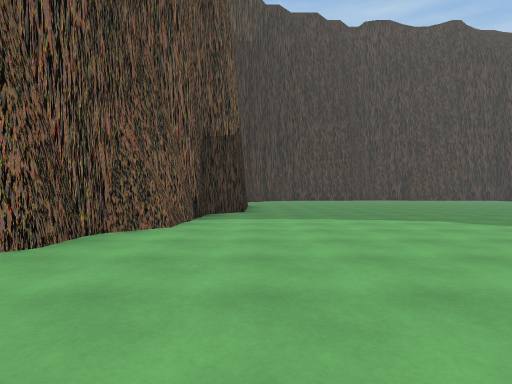
view 1 (above)

23 first-person views from a walk through a 3-D level made in the Unity game engine. The camera is 1.2 m above the floor, looks level and sees 80° across. The floor is counted in squares, 2 m on a side. Each view is taken from the middle of a square. On the plan, view 1 faces up. The plan holds only what a view shows up to about 9 squares ahead; the rest is blank. The place goes on beyond the plan. The player character is not drawn. Some surface patterns are stand-ins.

view 2
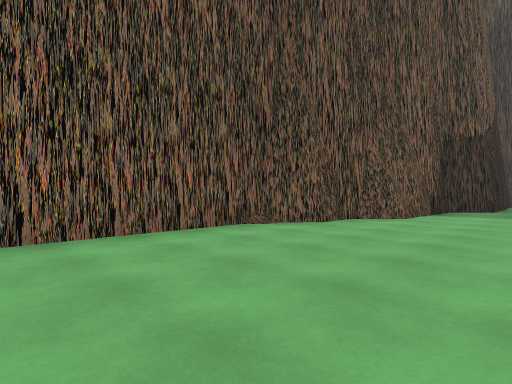

view 3
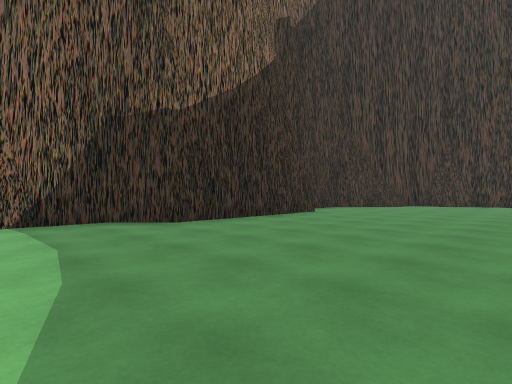

view 4
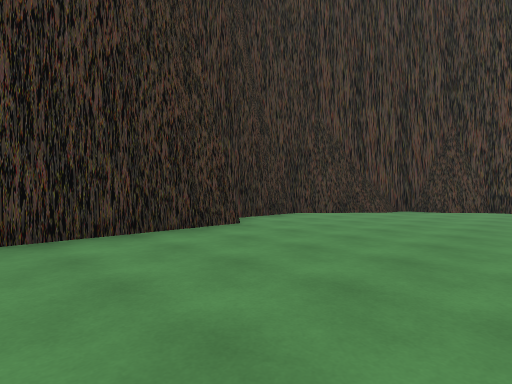

view 5
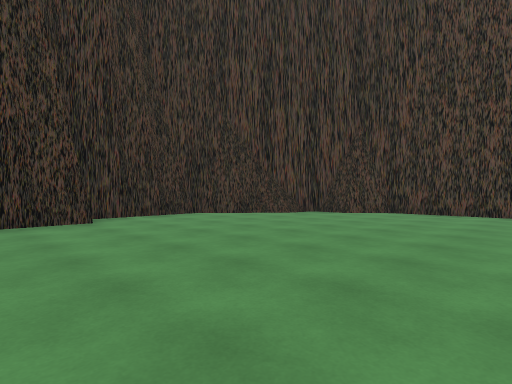

view 6
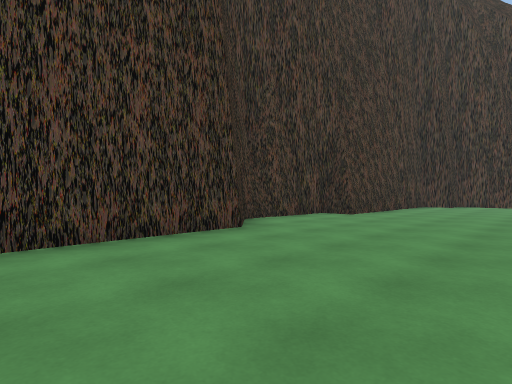

view 7
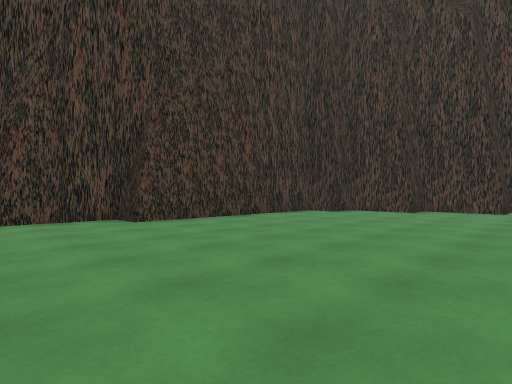

view 8
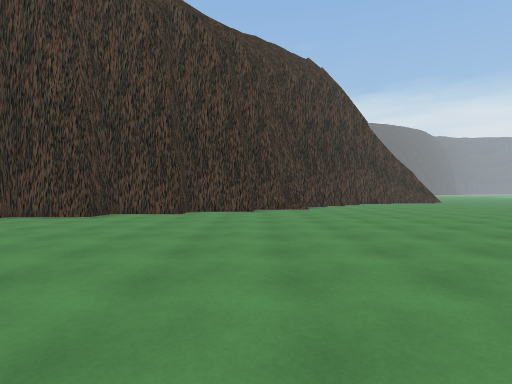

view 9
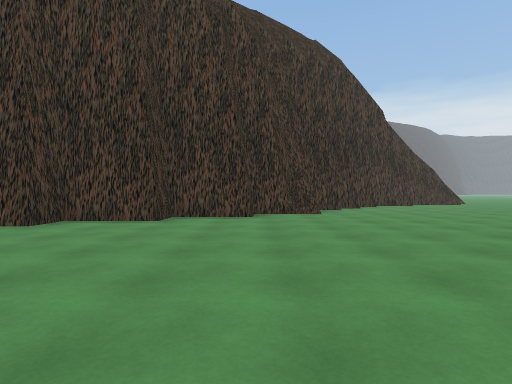

view 10
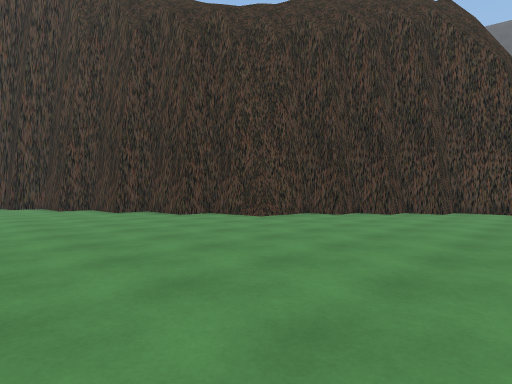

view 11
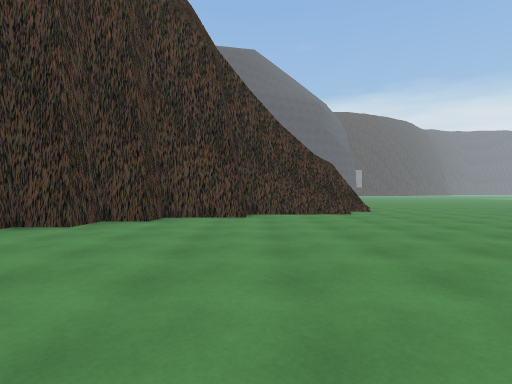

view 12
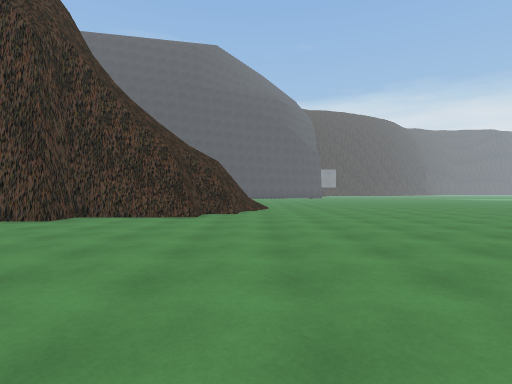

view 13
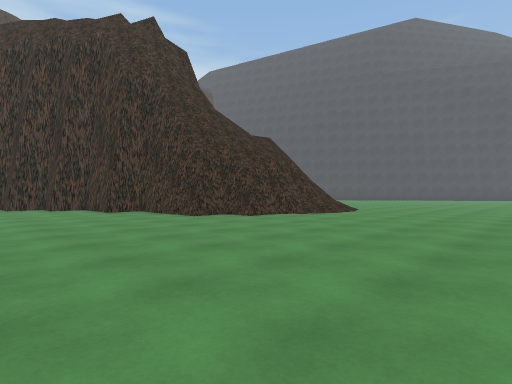

view 14
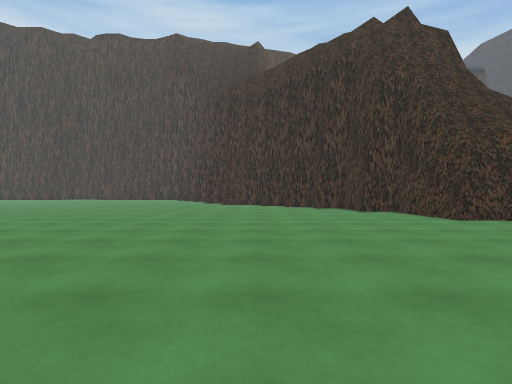

view 15
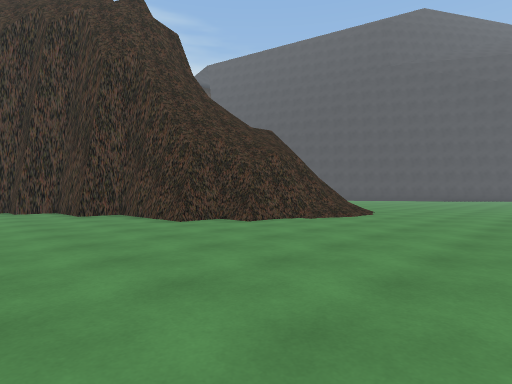

view 16
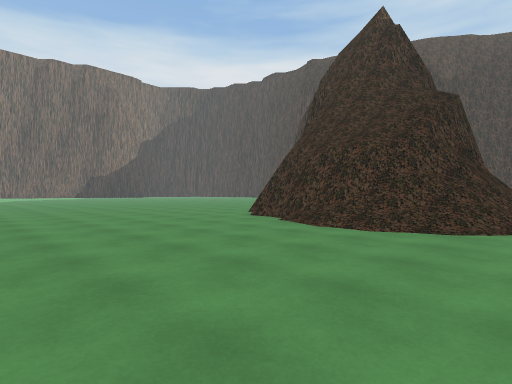

view 17
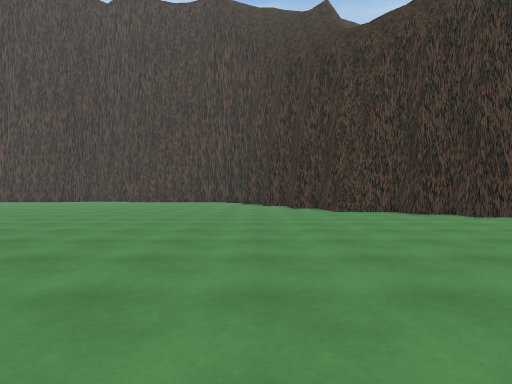

view 18
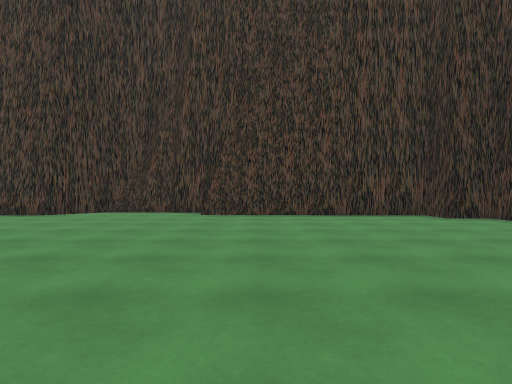

view 19
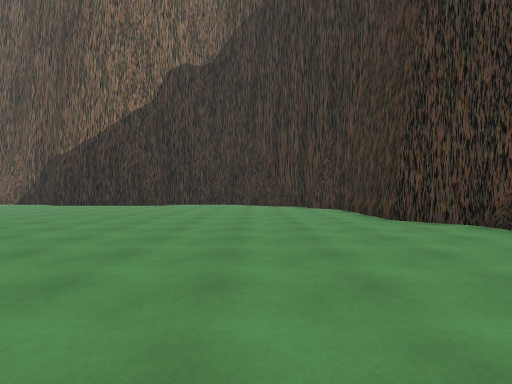

view 20
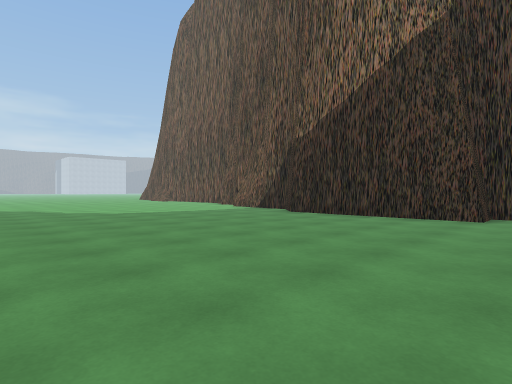

view 21
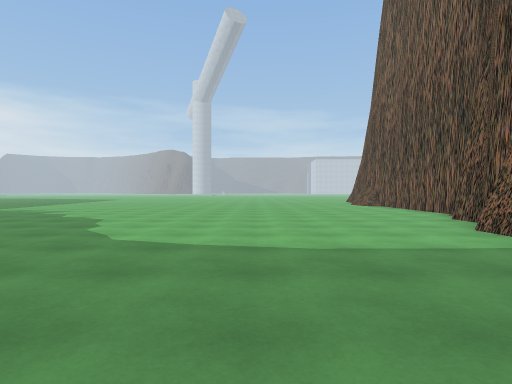

view 22
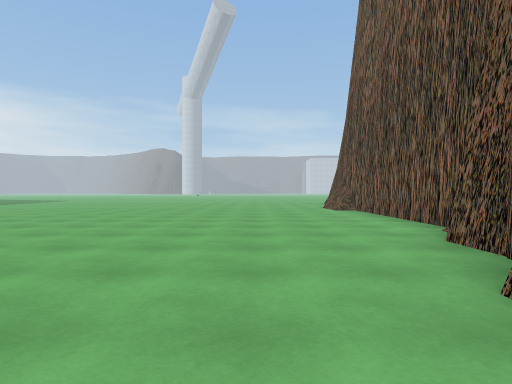

view 23
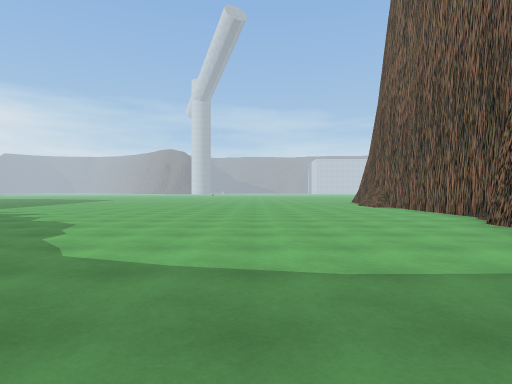

### Floor plan
Points are (right, up) in squares from view 1. A wall is a line through its corners. A room is listed if a view was taken in it or the views show most of it. See-through windows are left out.
Room 1 (views 1, 2, 3, 4, 5, 6, 7, 8, 9, 10, 11, 12, 13, 14, 15, 16, 17, 18, 19, 20, 21, 22, 23)
walls: (20.4, 12.5) (20.4, 14.1) (19.3, 14.1) (19.3, 16.1); (21.2, 12.5) (20.6, 12.5) (20.6, 13) (20.3, 13.2); (18.4, 16.1) (18.4, 18.1); (17.4, 18.1) (17.4, 20); (25.3, 8.1) (25.1, 9.2) (24.2, 9.2) (24.2, 10.2) (23.3, 10.2) (23.3, 11.2) (22.3, 11.2) (22.3, 12.2) (20.6, 12.2); (26.4, 6.1) (26.3, 6.5); (16.4, 20) (16.4, 20.9) (10.7, 20.9); (26.3, 4.8) (26.3, 7.3) (25.3, 7.3) (25.3, 9.2); (13.6, 20.8) (12.3, 21.1); (11.5, 21.2) (10.7, 21.2) (10.7, 21.9) (7.7, 21.9); (-1.3, 7.2) (-1.5, 6.9) (-1.5, 5.2); (27.1, 4.5) (26.5, 4.5); (27.3, 4.8) (26.5, 4.8) (26.5, 5.3) (26.1, 6.3); (27.3, 4.7) (27, 4.8); (-1.5, 6.2) (-1.7, 5.7) (-1.7, 5.1) (-2.4, 4.3) (-2.4, 3.3) (-3.3, 2.3) (-3.3, -2); (27.5, 3.6) (27.5, 4.2); (-0.4, 13.8) (-0.4, 9.1) (-1.4, 8.1) (-1.4, 6.1); (27.9, 3.8) (27.5, 4.7); (-2.2, 4.8) (-2.3, 4.2); (28.1, 3.9) (27.7, 3.9); (28.1, 3.6) (27.7, 3.6) (27.7, 4.2); (8.9, 22.1) (8.6, 22.5); (8.5, 22.1) (7.7, 22.1) (6.5, 20.9) (2.5, 20.9) (1.7, 20.1) (1.2, 20.1); (28.6, 3.6) (27.7, 3.9); (28.7, 3.8) (27.6, 4.1); (8.1, 22.3) (7.4, 21.9); (29, 3.4) (28.3, 3.6); (29.5, 3.6) (29, 3.6) (28.5, 3.8); (0.5, 18.9) (-1.5, 16.9) (-1.5, 15.9); (30, 3.4) (29.2, 3.6); (-0.4, 18.2) (-0.6, 17.9); (-1.4, 17) (-1.4, 13.8); (-1.2, 17.3) (-1.5, 16.7); (30.4, 3.7) (29.9, 3.5)
low walls: (27.7, 3.9) (27.3, 4.8); (29.9, 3.3) (29, 3.5); (0.3, 18.9) (-0.4, 18.2)
ways out: opening at (31, 4)

Positions as (right, up) in squares from view 1, and headings:
1: (0, 0), facing up
2: (1, -2), facing up-left
3: (5, 6), facing up-left
4: (4, 10), facing up-left
5: (6, 12), facing up-left
6: (3, 17), facing up-right
7: (8, 15), facing up-right
8: (10, 14), facing right
9: (12, 14), facing right
10: (15, 7), facing up-right
11: (18, 7), facing right
12: (19, 3), facing right
13: (22, -2), facing up-right
14: (22, -2), facing up
15: (23, -1), facing up-right
16: (33, -2), facing up-left
17: (18, 3), facing up
18: (12, 13), facing up
19: (13, 18), facing left
20: (7, 15), facing down-left
21: (2, 10), facing down
22: (0, 7), facing down
23: (2, 9), facing down
